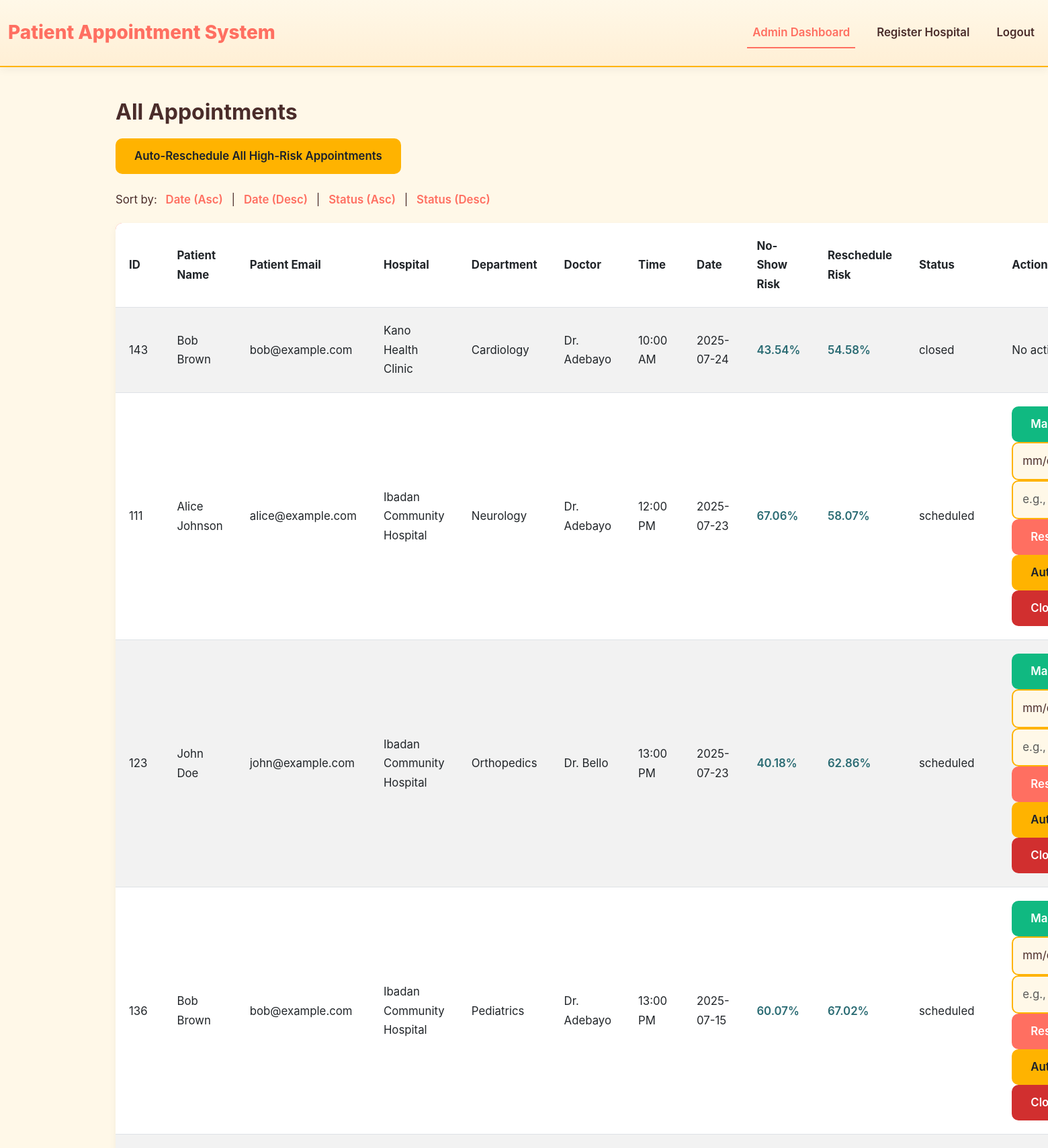
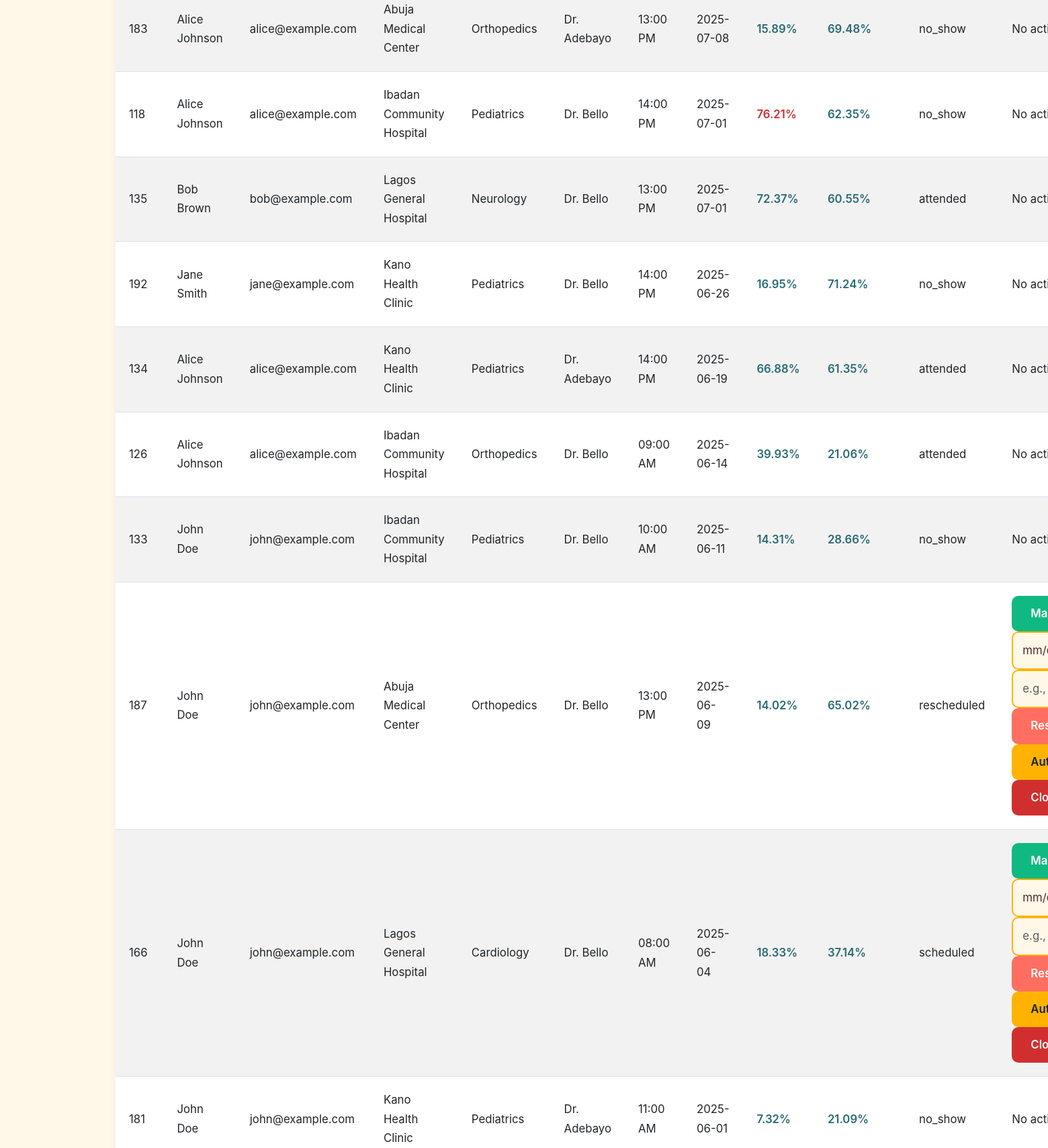
/admin (signed in, upper part), run on the app's committed database (2 pictures, top to bottom).
### tables this page shows
CREATE TABLE appointments 
                 (id INTEGER PRIMARY KEY AUTOINCREMENT, patient_id INTEGER, hospital_id INTEGER, department_id INTEGER, 
                  doctor_id INTEGER, slot_time TEXT, date TEXT, booking_date TEXT, no_show_prob REAL, reschedule_prob REAL, status TEXT,
                  FOREIGN KEY (patient_id) REFERENCES users(id),
                  FOREIGN KEY (hospital_id) REFERENCES hospitals(id),
                  FOREIGN KEY (department_id) REFERENCES departments(id),
                  FOREIGN KEY (doctor_id) REFERENCES doctors(id));

CREATE TABLE users 
                 (id INTEGER PRIMARY KEY AUTOINCREMENT, name TEXT, email TEXT UNIQUE, phone TEXT, password TEXT, role TEXT, age INTEGER);

CREATE TABLE hospitals 
                 (id INTEGER PRIMARY KEY AUTOINCREMENT, name TEXT, location TEXT);

CREATE TABLE departments 
                 (id INTEGER PRIMARY KEY AUTOINCREMENT, hospital_id INTEGER, name TEXT,
                  FOREIGN KEY (hospital_id) REFERENCES hospitals(id));

CREATE TABLE doctors 
                 (id INTEGER PRIMARY KEY AUTOINCREMENT, hospital_id INTEGER, department_id INTEGER, name TEXT, schedule TEXT, gender TEXT,
                  FOREIGN KEY (hospital_id) REFERENCES hospitals(id),
                  FOREIGN KEY (department_id) REFERENCES departments(id));

### app.py (the view)
@app.route('/admin')
@login_required('admin')
def admin_dashboard():
    sort_by = request.args.get('sort_by', 'date')
    sort_order = request.args.get('sort_order', 'desc')
    query = """
    SELECT a.id, u.name, u.email, h.name AS hospital_name, d.name AS department_name, doc.name AS doctor_name,
           a.slot_time, a.date, a.no_show_prob, a.reschedule_prob, a.status
    FROM appointments a
    JOIN users u ON a.patient_id = u.id
    JOIN hospitals h ON a.hospital_id = h.id
    JOIN departments d ON a.department_id = d.id
    JOIN doctors doc ON a.doctor_id = doc.id
    """
    if sort_by in ['date', 'status']:
        query += f" ORDER BY {sort_by} {'ASC' if sort_order == 'asc' else 'DESC'}"
    appointments = query_db(query)
    formatted_appointments = [
        [
            appt['id'], appt['name'], appt['email'], appt['hospital_name'], appt['department_name'],
            appt['doctor_name'], appt['slot_time'], appt['date'],
            f"{float(appt['no_show_prob']) if appt['no_show_prob'] is not None else 0.0:.2f}",
            f"{float(appt['reschedule_prob']) if appt['reschedule_prob'] is not None else 0.0:.2f}",
            appt['status']
        ]
        for appt in appointments
    ]
    return render_template('admin.html', appointments=formatted_appointments)

### app.py (called while the page is built)
def login_required(role=None):
    def wrapper(fn):
        @wraps(fn)
        def decorated_view(*args, **kwargs):
            if not session.get('user_id'):
                flash("Please log in to access this page.", "danger")
                return redirect(url_for('login'))
            if role and session.get('role') != role:
                flash("You do not have permission to access this page.", "danger")
                if session.get('role') == 'patient':
                    return redirect(url_for('patient_dashboard'))
                elif session.get('role') == 'admin':
                    return redirect(url_for('admin_dashboard'))
            return fn(*args, **kwargs)
        return decorated_view
    return wrapper

def get_sqlite_conn():
    conn = sqlite3.connect("database.db")
    conn.row_factory = sqlite3.Row
    return conn

def query_db(query, args=(), one=False, commit=False, return_id=False):
    conn = get_sqlite_conn()
    try:
        c = conn.cursor()
        c.execute(query, args)
        if commit:
            conn.commit()
            if return_id:
                return c.lastrowid
        else:
            rv = c.fetchall()
            if rv:
                columns = [desc[0] for desc in c.description]
                rv = [dict(zip(columns, row)) for row in rv]
                return rv[0] if one else rv
            return None if one else []
    except sqlite3.IntegrityError as e:
        if commit:
            conn.rollback()  # Roll back transaction on error
            raise e
        return None if one else []
    finally:
        conn.close()

### templates/admin.html (shortened to what this page needs)
<!DOCTYPE html>
<html lang="en">
<head>
    <link href="https://cdn.jsdelivr.net/npm/bootstrap@5.3.0/dist/css/bootstrap.min.css" rel="stylesheet">
    <link rel="stylesheet" href="{{ url_for('static', filename='css/style.css') }}">
</head>
<body>
    <nav class="navbar navbar-expand-lg">
        <div class="container-fluid">
            <a class="navbar-brand" href="{{ url_for('index') }}">Patient Appointment System</a>
            <div class="collapse navbar-collapse" id="navbarNav">
                <ul class="navbar-nav ms-auto">
                    <li class="nav-item">
                        <a class="nav-link {% if request.endpoint == 'admin_dashboard' %}active{% endif %}" href="{{ url_for('admin_dashboard') }}">Admin Dashboard</a>
                    </li>
                    <li class="nav-item">
                        <a class="nav-link {% if request.endpoint == 'hospital_register' %}active{% endif %}" href="{{ url_for('hospital_register') }}">Register Hospital</a>
                    </li>
                    <li class="nav-item">
                        <a class="nav-link" href="{{ url_for('logout') }}">Logout</a>
                    </li>
                </ul>
            </div>
        </div>
    </nav>
    <div class="container">
        <h2>All Appointments</h2>
        <form action="{{ url_for('auto_reschedule_all') }}" method="POST" class="mb-4">
            <button type="submit" class="btn btn-warning">Auto-Reschedule All High-Risk Appointments</button>
        </form>
        <p>Sort by:
            <a href="{{ url_for('admin_dashboard', sort_by='date', sort_order='asc') }}">Date (Asc)</a> |
            <a href="{{ url_for('admin_dashboard', sort_by='date', sort_order='desc') }}">Date (Desc)</a> |
            <a href="{{ url_for('admin_dashboard', sort_by='status', sort_order='asc') }}">Status (Asc)</a> |
            <a href="{{ url_for('admin_dashboard', sort_by='status', sort_order='desc') }}">Status (Desc)</a>
        </p>
        <table class="table table-striped">
            <thead>
                <tr>
                    <th>ID</th>
                    <th>Patient Name</th>
                    <th>Patient Email</th>
                    <th>Hospital</th>
                    <th>Department</th>
                    <th>Doctor</th>
                    <th>Time</th>
                    <th>Date</th>
                    <th>No-Show Risk</th>
                    <th>Reschedule Risk</th>
                    <th>Status</th>
                    <th>Actions</th>
                </tr>
            </thead>
            <tbody>
                {% for appt in appointments %}
                <tr>
                    <td>{{ appt[0] }}</td>
                    <td>{{ appt[1] }}</td>
                    <td>{{ appt[2] }}</td>
                    <td>{{ appt[3] }}</td>
                    <td>{{ appt[4] }}</td>
                    <td>{{ appt[5] }}</td>
                    <td>{{ appt[6] }}</td>
                    <td>{{ appt[7] }}</td>
                    <td{% if (appt[8] | float | default(0)) > 75 %} class="high-risk"{% elif (appt[8] | float | default(0)) <= 75 %} class="low-risk"{% endif %} style="color: {% if (appt[8] | float | default(0)) > 75 %}#d12f2f{% else %}#2a6b73{% endif %}">
                        {{ appt[8] | default('0.00') }}%
                    </td>
                    <td{% if (appt[9] | float | default(0)) > 75 %} class="high-risk"{% elif (appt[9] | float | default(0)) <= 75 %} class="low-risk"{% endif %} style="color: {% if (appt[9] | float | default(0)) > 75 %}#d12f2f{% else %}#2a6b73{% endif %}">
                        {{ appt[9] | default('0.00') }}%
                    </td>
                    <td>{{ appt[10] }}</td>
                    <td>
                        {% if appt[10] in ['scheduled', 'rescheduled'] %}
                            <form action="{{ url_for('mark_attended', appt_id=appt[0]) }}" method="POST" style="display:inline;">
                                <button type="submit" class="btn btn-success btn-sm">Mark Attended</button>
                            </form>
                            <form action="{{ url_for('reschedule', appt_id=appt[0]) }}" method="POST" style="display:inline;">
                                <input type="date" name="date" required class="form-control d-inline-block" style="width: auto;">
                                <input type="text" name="time" placeholder="e.g., 10:00 AM" required class="form-control d-inline-block" style="width: auto;">
                                <button type="submit" class="btn btn-primary btn-sm">Reschedule</button>
                            </form>
                            <button class="btn btn-warning btn-sm auto-reschedule-btn" data-appt-id="{{ appt[0] }}">Auto-Reschedule</button>
                            <form action="{{ url_for('close_appt', appt_id=appt[0]) }}" method="POST" style="display:inline;">
                                <button type="submit" class="btn btn-danger btn-sm">Close</button>
                            </form>
                        {% else %}
                            <span>No actions available</span>
                        {% endif %}
                    </td>
                </tr>
                {% endfor %}
            </tbody>
        </table>
    </div>
</body>
</html>

### static/css/style.css (style rules this page uses)
* { margin: 0; padding: 0; box-sizing: border-box; }
body { font-family: 'Inter', -apple-system, BlinkMacSystemFont, 'Segoe UI', Roboto, sans-serif; line-height: 1.7; color: #4A2C2A; background-color: #FFF8E8; min-height: 100vh; }
h1, h2, h3, h4 { font-weight: 700; color: #4A2C2A; }
h2 { font-size: 2rem; margin-bottom: 1.25rem; }
p { margin-bottom: 1.25rem; font-size: 1.05rem; }
.navbar { background: linear-gradient(to bottom, #FFF8E8, #FFEFD5); box-shadow: 0 4px 12px rgba(0, 0, 0, 0.05); padding: 1.25rem 0; border-bottom: 2px solid #FFB300; }
.navbar-brand { font-size: 1.75rem; font-weight: 800; color: #FF6F61; transition: color 0.3s ease; }
.navbar-nav .nav-link { color: #4A2C2A; font-weight: 600; font-size: 1.05rem; margin-left: 1.5rem; transition: color 0.3s ease; }
.navbar-nav .nav-link.active { color: #FF6F61; border-bottom: 2px solid #FF6F61; }
.container { max-width: 1280px; margin: 3rem auto; padding: 0 2rem; background-color: #FFF8E8; border-radius: 10px; }
.btn { border-radius: 10px; padding: 0.875rem 1.75rem; font-weight: 600; font-size: 1.05rem; transition: all 0.3s ease; border: none; cursor: pointer; }
.btn-primary { background-color: #FF6F61; color: #ffffff; }
.btn-success { background-color: #10b981; color: #ffffff; }
.btn-danger { background-color: #d12f2f; color: #ffffff; }
.btn-warning { background-color: #FFB300; color: #1a202c; }
.form-control, .form-select { border-radius: 10px; border: 2px solid #FFB300; padding: 0.875rem; font-size: 1.05rem; transition: all 0.3s ease; background-color: #FFF8E8; color: #4A2C2A; width: 100%; }
.table td.high-risk { color: #d12f2f; font-weight: 600; }
.table td.low-risk { color: #2a6b73; font-weight: 600; }
.table { background-color: #FFF8E8; border-radius: 10px; overflow: hidden; box-shadow: 0 4px 12px rgba(0, 0, 0, 0.05); margin-bottom: 2rem; }
.table th, .table td { padding: 1.25rem; vertical-align: middle; font-size: 1.05rem; }
.table thead { background-color: #FF6F61; color: #ffffff; }
.table-striped tbody tr { background-color: #FFF8E8; }
.table-striped tbody tr:nth-of-type(odd) { background-color: #FFEFD5; }
p a { color: #FF6F61; text-decoration: none; font-weight: 600; margin: 0 8px; transition: color 0.3s ease; }

### data on the page
appointments: id "143", name "Bob Brown", email "bob@example.com", name "Kano Health Clinic", name "Cardiology", name "Dr. Adebayo", slot_time "10:00 AM", date "2025-07-24", no_show_prob "43.54", reschedule_prob "54.58", status "closed", shows "No…"
appointments: id "111", name "Alice Johnson", email "alice@example.com", name "Ibadan Community Hospital", name "Neurology", name "Dr. Adebayo", slot_time "12:00 PM", date "2025-07-23", no_show_prob "67.06", reschedule_prob "58.07", status "scheduled"
appointments: id "123", name "John Doe", email "john@example.com", name "Ibadan Community Hospital", name "Orthopedics", name "Dr. Bello", slot_time "13:00 PM", date "2025-07-23", no_show_prob "40.18", reschedule_prob "62.86", status "scheduled"
appointments: id "136", name "Bob Brown", email "bob@example.com", name "Ibadan Community Hospital", name "Pediatrics", name "Dr. Adebayo", slot_time "13:00 PM", date "2025-07-15", no_show_prob "60.07", reschedule_prob "67.02", status "scheduled"
appointments: id "183", name "Alice Johnson", email "alice@example.com", name "Abuja Medical Center", name "Orthopedics", name "Dr. Adebayo", slot_time "13:00 PM", date "2025-07-08", no_show_prob "15.89", reschedule_prob "69.48", status "no_show", shows "No…"
appointments: id "118", name "Alice Johnson", email "alice@example.com", name "Ibadan Community Hospital", name "Pediatrics", name "Dr. Bello", slot_time "14:00 PM", date "2025-07-01", no_show_prob "76.21", reschedule_prob "62.35", status "no_show", shows "No…"
appointments: id "135", name "Bob Brown", email "bob@example.com", name "Lagos General Hospital", name "Neurology", name "Dr. Bello", slot_time "13:00 PM", date "2025-07-01", no_show_prob "72.37", reschedule_prob "60.55", status "attended", shows "No…"
appointments: id "192", name "Jane Smith", email "jane@example.com", name "Kano Health Clinic", name "Pediatrics", name "Dr. Bello", slot_time "14:00 PM", date "2025-06-26", no_show_prob "16.95", reschedule_prob "71.24", status "no_show", shows "No…"
appointments: id "134", name "Alice Johnson", email "alice@example.com", name "Kano Health Clinic", name "Pediatrics", name "Dr. Adebayo", slot_time "14:00 PM", date "2025-06-19", no_show_prob "66.88", reschedule_prob "61.35", status "attended", shows "No…"
appointments: id "126", name "Alice Johnson", email "alice@example.com", name "Ibadan Community Hospital", name "Orthopedics", name "Dr. Bello", slot_time "09:00 AM", date "2025-06-14", no_show_prob "39.93", reschedule_prob "21.06", status "attended", shows "No…"
appointments: id "133", name "John Doe", email "john@example.com", name "Ibadan Community Hospital", name "Pediatrics", name "Dr. Bello", slot_time "10:00 AM", date "2025-06-11", no_show_prob "14.31", reschedule_prob "28.66", status "no_show", shows "No…"
appointments: id "187", name "John Doe", email "john@example.com", name "Abuja Medical Center", name "Orthopedics", name "Dr. Bello", slot_time "13:00 PM", date "2025-06-09", no_show_prob "14.02", reschedule_prob "65.02", status "rescheduled"
appointments: id "166", name "John Doe", email "john@example.com", name "Lagos General Hospital", name "Cardiology", name "Dr. Bello", slot_time "08:00 AM", date "2025-06-04", no_show_prob "18.33", reschedule_prob "37.14", status "scheduled"
appointments: id "181", name "John Doe", email "john@example.com", name "Kano Health Clinic", name "Pediatrics", name "Dr. Adebayo", slot_time "11:00 AM", date "2025-06-01", no_show_prob "7.32", reschedule_prob "21.09", status "no_show", shows "No…"
